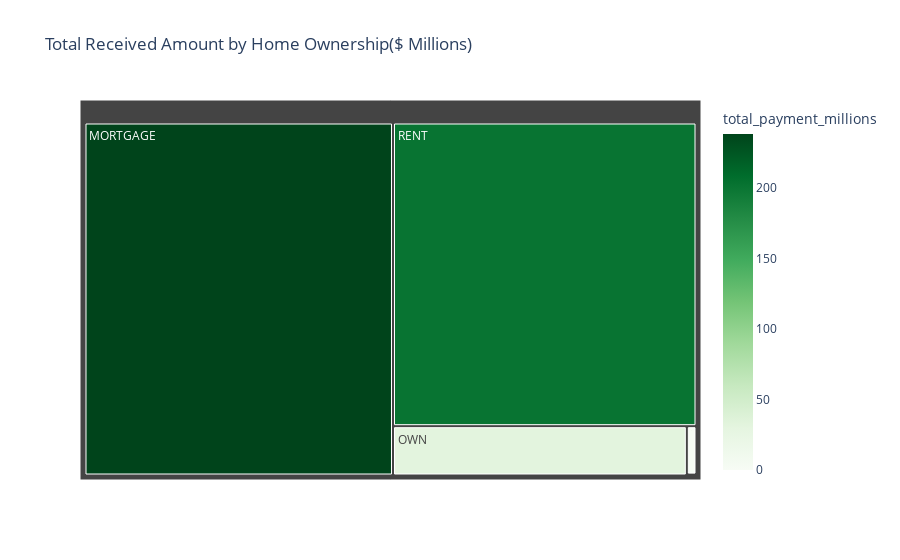

This figure's notebook cell:
### Markdown cell above
### Home Ownership Analysis for Total Received Amount

### Code cell
home_received = df.groupby("home_ownership")["total_payment"].sum().reset_index()
home_received["total_payment_millions"] = home_received["total_payment"] / 1000000

fig = px.treemap(
    home_received,
    path = ["home_ownership"],
    values = "total_payment_millions",
    color = "total_payment_millions",
    color_continuous_scale = "Greens",
    title = "Total Received Amount by Home Ownership($ Millions)"
)

fig.show()

### Figure 1 — Plotly figure (JSON) as saved in the notebook; plotly's stock layout.template omitted (floating-point values rounded to 4 significant figures)
{"data": [{"branchvalues": "total", "customdata": [[238.5], [0.01905], [1.025], [31.73], [201.8]], "domain": {"x": [0, 1], "y": [0, 1]}, "hovertemplate": "labels=%{label}<br>total_payment_millions_sum=%{value}<br>parent=%{parent}<br>id=%{id}<br>total_payment_millions=%{color}<extra></extra>", "ids": ["MORTGAGE", "NONE", "OTHER", "OWN", "RENT"], "labels": ["MORTGAGE", "NONE", "OTHER", "OWN", "RENT"], "marker": {"coloraxis": "coloraxis", "colors": [238.5, 0.01905, 1.025, 31.73, 201.8]}, "name": "", "parents": ["", "", "", "", ""], "type": "treemap", "values": [238.5, 0.01905, 1.025, 31.73, 201.8]}], "layout": {"coloraxis": {"colorbar": {"title": {"text": "total_payment_millions"}}, "colorscale": [[0, "rgb(247,252,245)"], [0.125, "rgb(229,245,224)"], [0.25, "rgb(199,233,192)"], [0.375, "rgb(161,217,155)"], [0.5, "rgb(116,196,118)"], [0.625, "rgb(65,171,93)"], [0.75, "rgb(35,139,69)"], [0.875, "rgb(0,109,44)"], [1, "rgb(0,68,27)"]]}, "legend": {"tracegroupgap": 0}, "title": {"text": "Total Received Amount by Home Ownership($ Millions)"}}}
